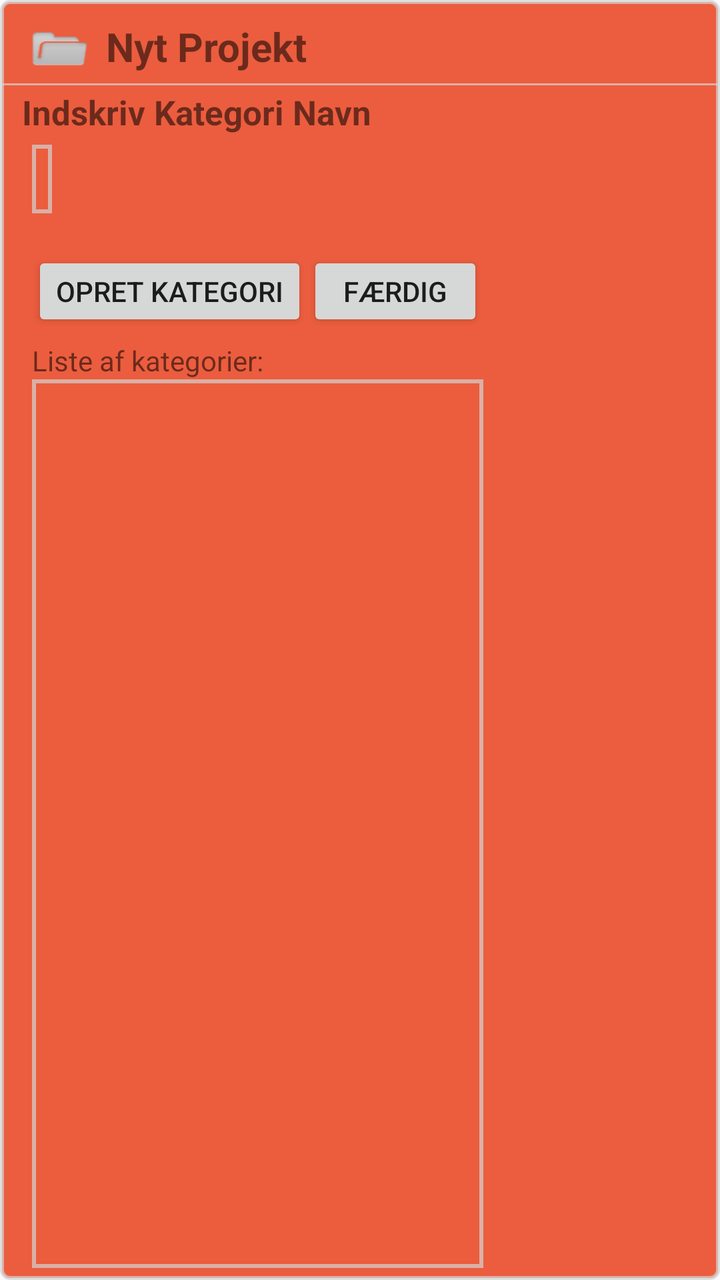
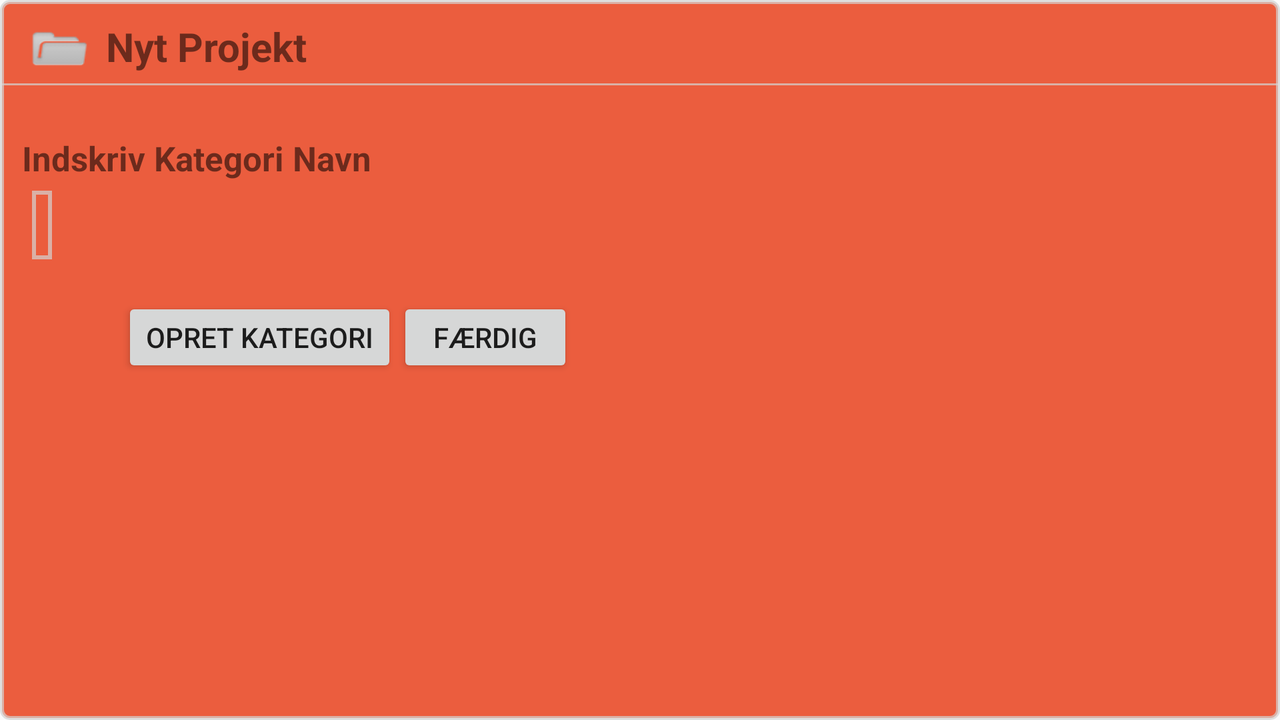

First picture: res/layout/ on a phone held upright. Second picture: the repository's own variant of that layout, on a device whose configuration matches the variant's folder. Source for both follows.
<!-- AndroidManifest.xml: application theme AppTheme -->
<!-- res/layout/category_pop_window.xml -->
<?xml version="1.0" encoding="utf-8"?>
<RelativeLayout xmlns:android="http://schemas.android.com/apk/res/android"
    android:layout_width="match_parent" android:layout_height="match_parent"
    android:background="@drawable/border_style">

    <TextView
        android:layout_width="wrap_content"
        android:layout_height="wrap_content"
        android:text="Nyt Projekt           "
        android:id="@+id/textNytProjekt"
        android:textSize="20dp"
        android:layout_alignParentTop="true"
        android:layout_alignParentLeft="true"
        android:layout_alignParentStart="true"
        android:layout_marginLeft="52dp"
        android:layout_marginTop="8.5dp"
        android:textStyle="bold"/>

    <View
        android:layout_width="match_parent"
        android:layout_height="1dp"
        android:background="#B3d3d3d3"
        android:layout_below="@+id/textNytProjekt"
        android:layout_alignParentLeft="true"
        android:layout_alignParentStart="true"
        android:layout_marginTop="5dp"
        android:id="@+id/view" />

    <ImageView
        android:layout_width="wrap_content"
        android:layout_height="wrap_content"
        android:id="@+id/imageView"
        android:background="@mipmap/ic_menu_archive"
        android:layout_marginTop="5dp"
        android:layout_marginLeft="5dp"
        android:layout_alignBottom="@+id/view" />

    <RelativeLayout
        android:layout_width="match_parent"
        android:layout_height="match_parent"
        android:layout_alignRight="@+id/view"
        android:layout_alignEnd="@+id/view"
        android:layout_below="@+id/view"
        android:id="@+id/contentLayout">

        <TextView
            android:layout_width="wrap_content"
            android:layout_height="wrap_content"
            android:text="Indskriv Kategori Navn"
            android:id="@+id/planName"
            android:textSize="17dp"
            android:textStyle="bold"
            android:layout_marginLeft="10dp"
            android:layout_marginBottom="5dp"
            android:layout_alignParentTop="true"
            android:layout_marginTop="2dp" />

        <EditText
            android:layout_width="wrap_content"
            android:layout_height="wrap_content"
            android:id="@+id/createEdit"
            android:background="@drawable/border_style_text"
            android:layout_below="@+id/planName"
            android:layout_alignLeft="@+id/planName"
            android:layout_marginLeft="5dp"
            android:padding="5dp"
            android:inputType="textLongMessage"
            />

        <TextView
            android:layout_width="wrap_content"
            android:layout_height="wrap_content"
            android:id="@+id/errorText"
            android:layout_below="@+id/createEdit"
            android:layout_alignLeft="@+id/planName"
            android:layout_alignStart="@+id/planName" />

        <Button
            android:layout_width="wrap_content"
            android:layout_height="40dp"
            android:text="Opret Kategori"
            android:id="@+id/buttonCreateProject"
            android:layout_below="@+id/errorText"
            android:onClick="OnBtnClicked"
            android:layout_marginLeft="15dp" />

        <Button
            android:layout_width="wrap_content"
            android:layout_height="wrap_content"
            android:text="Færdig"
            android:id="@+id/buttonDone"
            android:layout_alignBottom="@+id/buttonCreateProject"
            android:layout_toRightOf="@+id/buttonCreateProject"
            android:layout_toEndOf="@+id/buttonCreateProject"
            android:layout_alignTop="@+id/buttonCreateProject"
            android:onClick="OnBtnClicked"/>

        <ListView
            android:layout_width="wrap_content"
            android:layout_height="wrap_content"
            android:id="@+id/categoryList"
            android:background="@drawable/border_style_text"
            android:layout_below="@+id/textView"
            android:layout_alignParentBottom="true"
            android:layout_alignRight="@+id/buttonDone"
            android:layout_alignEnd="@+id/buttonDone"
            android:layout_alignLeft="@+id/textView"
            android:layout_alignStart="@+id/textView"
            android:layout_marginBottom="5dp" />

        <TextView
            android:layout_width="wrap_content"
            android:layout_height="wrap_content"
            android:text="Liste af kategorier:"
            android:id="@+id/textView"
            android:layout_below="@+id/buttonCreateProject"
            android:layout_alignLeft="@+id/buttonCreateProject"
            android:layout_alignStart="@+id/buttonCreateProject"
            android:layout_marginTop="5dp" />
    </RelativeLayout>

</RelativeLayout>
<!-- resources referenced by this layout -->
<resources>
  <!-- drawable border_style (drawable) -->
  <?xml version="1.0" encoding="utf-8"?>
  <shape xmlns:android="http://schemas.android.com/apk/res/android">
  
      <stroke android:width="2dp"
          android:color="#B3d3d3d3"
          />
  
      <padding android:left="1dp"
          android:top="1dp"
          android:right="1dp"
          android:bottom="1dp"
          />
  
      <corners android:bottomRightRadius="4dp"
          android:bottomLeftRadius="4dp"
          android:topLeftRadius="4dp"
          android:topRightRadius="4dp"/>
  
      <solid android:color="@color/colorPrimary"/>
  
  
  </shape>
  <!-- drawable border_style_text (drawable-xxhdpi) -->
  <?xml version="1.0" encoding="utf-8"?>
  <shape xmlns:android="http://schemas.android.com/apk/res/android">
  
      <stroke android:width="2dp"
          android:color="#B3d3d3d3"
          />
  
      <padding android:left="1dp"
          android:top="1dp"
          android:right="1dp"
          android:bottom="1dp"
          />
  
      <solid android:color="#B3EB5D3E"/>
  
  
  </shape>
  <!-- mipmap ic_menu_archive: png bitmap (mipmap-hdpi, 1626 bytes) -->
  <style name="AppTheme" parent="Base.Theme.AppCompat.Light.DarkActionBar">
          
          <item name="colorPrimary">@color/colorPrimary</item>
          <item name="colorPrimaryDark">@color/colorPrimaryDark</item>
          <item name="colorAccent">@color/colorAccent</item>
      </style>
  <color name="colorPrimary">#EB5D3E</color>
  <color name="colorPrimaryDark">#4a1810</color>
</resources>
<!-- res/layout-land/category_pop_window.xml (the repository's variant of the layout above) -->
<!-- drawn on the phone turned sideways -->
<?xml version="1.0" encoding="utf-8"?>
<RelativeLayout xmlns:android="http://schemas.android.com/apk/res/android"
    android:layout_width="match_parent" android:layout_height="match_parent"
    android:background="@drawable/border_style">

    <TextView
        android:layout_width="wrap_content"
        android:layout_height="wrap_content"
        android:text="Nyt Projekt           "
        android:id="@+id/textNytProjekt"
        android:textSize="20dp"
        android:layout_alignParentTop="true"
        android:layout_alignParentLeft="true"
        android:layout_alignParentStart="true"
        android:layout_marginLeft="52dp"
        android:layout_marginTop="8.5dp"
        android:textStyle="bold"/>

    <View
        android:layout_width="match_parent"
        android:layout_height="1dp"
        android:background="#B3d3d3d3"
        android:layout_below="@+id/textNytProjekt"
        android:layout_alignParentLeft="true"
        android:layout_alignParentStart="true"
        android:layout_marginTop="5dp"
        android:id="@+id/view" />

    <ImageView
        android:layout_width="wrap_content"
        android:layout_height="wrap_content"
        android:id="@+id/imageView"
        android:background="@mipmap/ic_menu_archive"
        android:layout_marginTop="5dp"
        android:layout_marginLeft="5dp"
        android:layout_alignBottom="@+id/view" />

    <RelativeLayout
        android:layout_width="match_parent"
        android:layout_height="match_parent"
        android:layout_alignRight="@+id/view"
        android:layout_alignEnd="@+id/view"
        android:layout_below="@+id/view"
        android:id="@+id/contentLayout">

        <TextView
            android:layout_width="wrap_content"
            android:layout_height="wrap_content"
            android:text="Indskriv Kategori Navn"
            android:id="@+id/projectName"
            android:textSize="17dp"
            android:textStyle="bold"
            android:layout_marginLeft="10dp"
            android:layout_marginBottom="5dp"
            android:layout_alignParentTop="true"
            android:layout_marginTop="25dp" />

        <EditText
            android:layout_width="wrap_content"
            android:layout_height="wrap_content"
            android:id="@+id/createEdit"
            android:background="@drawable/border_style_text"
            android:layout_below="@+id/projectName"
            android:layout_alignLeft="@+id/projectName"
            android:layout_marginLeft="5dp"
            android:padding="5dp"
            android:inputType="textLongMessage"
            />

        <TextView
            android:layout_width="wrap_content"
            android:layout_height="wrap_content"
            android:id="@+id/errorText"
            android:layout_below="@+id/createEdit"
            android:layout_alignLeft="@+id/projectName"
            android:layout_alignStart="@+id/projectName" />

        <Button
            android:layout_width="wrap_content"
            android:layout_height="40dp"
            android:text="Opret Kategori"
            android:id="@+id/buttonCreateProject"
            android:layout_below="@+id/errorText"
            android:onClick="OnBtnClicked"
            android:layout_marginLeft="60dp" />

        <Button
            android:layout_width="wrap_content"
            android:layout_height="wrap_content"
            android:text="Færdig"
            android:id="@+id/buttonDone"
            android:layout_alignBottom="@+id/buttonCreateProject"
            android:layout_toRightOf="@+id/buttonCreateProject"
            android:layout_toEndOf="@+id/buttonCreateProject"
            android:layout_alignTop="@+id/buttonCreateProject" />
    </RelativeLayout>

</RelativeLayout>
